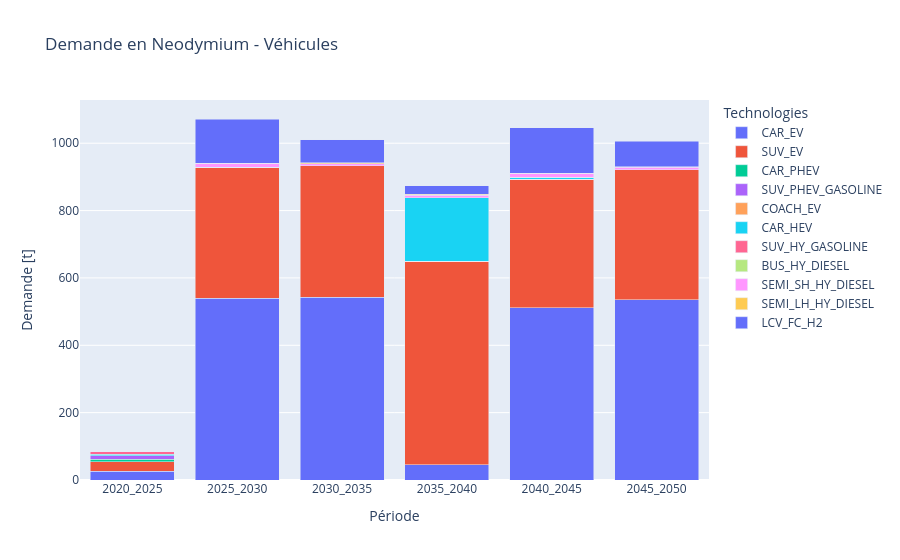

The cell this chart's notebook holds for it:
### Code cell
def plot_vehicle_demand(cumulative=False, show = True):
    df_demand_vehicles = df_vehicles.multiply(pd.Series(mi_vehicles), axis=0) * 0.88 / 1e6

    if cumulative:
        df_cumulative = df_demand_vehicles.sum().cumsum()
        fig = px.line(x=periods, y=df_cumulative.values,
                      title='Demande cumulative en Neodymium - Véhicules',
                      labels={'x': 'Période', 'y': 'Demande cumulative [t]'})
    else:
        df_melted = df_demand_vehicles.T.reset_index().rename(columns={'index': 'Période'}).melt(
            id_vars='Période', var_name='Technologies', value_name='Demande [t]'
        )
        fig = px.bar(df_melted, x='Période', y='Demande [t]', color='Technologies', barmode='stack',
                     title='Demande en Neodymium - Véhicules')
        fig.update_layout(xaxis_title='Période', yaxis_title='Demande [t]')

    if show:
        fig.show()
        if (cumulative):
            filepath = os.path.join(save_dir, 'neo_demand_vehicle_cumul.png')
        else:
            filepath = os.path.join(save_dir, 'neo_demand_vehicle_no_cumul.png')
        #fig.write_image(filepath)

plot_vehicle_demand(cumulative=False)
plot_vehicle_demand(cumulative=True)

### Figure 1 — Plotly figure (JSON) as saved in the notebook; plotly's stock layout.template omitted (floating-point values rounded to 4 significant figures)
{"data": [{"hovertemplate": "Technologies=CAR_EV<br>Période=%{x}<br>Demande [t]=%{y}<extra></extra>", "legendgroup": "CAR_EV", "marker": {"color": "#636efa", "pattern": {"shape": ""}}, "name": "CAR_EV", "orientation": "v", "showlegend": true, "textposition": "auto", "type": "bar", "x": ["2020_2025", "2025_2030", "2030_2035", "2035_2040", "2040_2045", "2045_2050"], "xaxis": "x", "y": [25.46, 540.0, 541.9, 45.93, 512.2, 535.7], "yaxis": "y"}, {"hovertemplate": "Technologies=SUV_EV<br>Période=%{x}<br>Demande [t]=%{y}<extra></extra>", "legendgroup": "SUV_EV", "marker": {"color": "#EF553B", "pattern": {"shape": ""}}, "name": "SUV_EV", "orientation": "v", "showlegend": true, "textposition": "auto", "type": "bar", "x": ["2020_2025", "2025_2030", "2030_2035", "2035_2040", "2040_2045", "2045_2050"], "xaxis": "x", "y": [29.43, 389.3, 390.9, 603.0, 380.3, 385.5], "yaxis": "y"}, {"hovertemplate": "Technologies=CAR_PHEV<br>Période=%{x}<br>Demande [t]=%{y}<extra></extra>", "legendgroup": "CAR_PHEV", "marker": {"color": "#00cc96", "pattern": {"shape": ""}}, "name": "CAR_PHEV", "orientation": "v", "showlegend": true, "textposition": "auto", "type": "bar", "x": ["2020_2025", "2025_2030", "2030_2035", "2035_2040", "2040_2045", "2045_2050"], "xaxis": "x", "y": [6.511, 0.0, 0.0, 0.0, 0.0, 0.0], "yaxis": "y"}, {"hovertemplate": "Technologies=SUV_PHEV_GASOLINE<br>Période=%{x}<br>Demande [t]=%{y}<extra></extra>", "legendgroup": "SUV_PHEV_GASOLINE", "marker": {"color": "#ab63fa", "pattern": {"shape": ""}}, "name": "SUV_PHEV_GASOLINE", "orientation": "v", "showlegend": true, "textposition": "auto", "type": "bar", "x": ["2020_2025", "2025_2030", "2030_2035", "2035_2040", "2040_2045", "2045_2050"], "xaxis": "x", "y": [10.07, 0.0, 0.0, 0.0, 0.0, 0.0], "yaxis": "y"}, {"hovertemplate": "Technologies=COACH_EV<br>Période=%{x}<br>Demande [t]=%{y}<extra></extra>", "legendgroup": "COACH_EV", "marker": {"color": "#FFA15A", "pattern": {"shape": ""}}, "name": "COACH_EV", "orientation": "v", "showlegend": true, "textposition": "auto", "type": "bar", "x": ["2020_2025", "2025_2030", "2030_2035", "2035_2040", "2040_2045", "2045_2050"], "xaxis": "x", "y": [0.0, 0.0, 0.0, 0.0, 0.0, 0.0], "yaxis": "y"}, {"hovertemplate": "Technologies=CAR_HEV<br>Période=%{x}<br>Demande [t]=%{y}<extra></extra>", "legendgroup": "CAR_HEV", "marker": {"color": "#19d3f3", "pattern": {"shape": ""}}, "name": "CAR_HEV", "orientation": "v", "showlegend": true, "textposition": "auto", "type": "bar", "x": ["2020_2025", "2025_2030", "2030_2035", "2035_2040", "2040_2045", "2045_2050"], "xaxis": "x", "y": [4.886, 0.0, 0.0, 189.0, 6.952, 0.0], "yaxis": "y"}, {"hovertemplate": "Technologies=SUV_HY_GASOLINE<br>Période=%{x}<br>Demande [t]=%{y}<extra></extra>", "legendgroup": "SUV_HY_GASOLINE", "marker": {"color": "#FF6692", "pattern": {"shape": ""}}, "name": "SUV_HY_GASOLINE", "orientation": "v", "showlegend": true, "textposition": "auto", "type": "bar", "x": ["2020_2025", "2025_2030", "2030_2035", "2035_2040", "2040_2045", "2045_2050"], "xaxis": "x", "y": [7.136, 0.0, 0.0, 0.0, 0.0, 0.0], "yaxis": "y"}, {"hovertemplate": "Technologies=BUS_HY_DIESEL<br>Période=%{x}<br>Demande [t]=%{y}<extra></extra>", "legendgroup": "BUS_HY_DIESEL", "marker": {"color": "#B6E880", "pattern": {"shape": ""}}, "name": "BUS_HY_DIESEL", "orientation": "v", "showlegend": true, "textposition": "auto", "type": "bar", "x": ["2020_2025", "2025_2030", "2030_2035", "2035_2040", "2040_2045", "2045_2050"], "xaxis": "x", "y": [0.06349, 0.0, 0.0, 0.0, 0.0, 0.0], "yaxis": "y"}, {"hovertemplate": "Technologies=SEMI_SH_HY_DIESEL<br>Période=%{x}<br>Demande [t]=%{y}<extra></extra>", "legendgroup": "SEMI_SH_HY_DIESEL", "marker": {"color": "#FF97FF", "pattern": {"shape": ""}}, "name": "SEMI_SH_HY_DIESEL", "orientation": "v", "showlegend": true, "textposition": "auto", "type": "bar", "x": ["2020_2025", "2025_2030", "2030_2035", "2035_2040", "2040_2045", "2045_2050"], "xaxis": "x", "y": [0.0, 11.22, 6.862, 7.784, 11.81, 7.858], "yaxis": "y"}, {"hovertemplate": "Technologies=SEMI_LH_HY_DIESEL<br>Période=%{x}<br>Demande [t]=%{y}<extra></extra>", "legendgroup": "SEMI_LH_HY_DIESEL", "marker": {"color": "#FECB52", "pattern": {"shape": ""}}, "name": "SEMI_LH_HY_DIESEL", "orientation": "v", "showlegend": true, "textposition": "auto", "type": "bar", "x": ["2020_2025", "2025_2030", "2030_2035", "2035_2040", "2040_2045", "2045_2050"], "xaxis": "x", "y": [0.0, 0.0, 2.116, 2.493, 0.0, 1.631], "yaxis": "y"}, {"hovertemplate": "Technologies=LCV_FC_H2<br>Période=%{x}<br>Demande [t]=%{y}<extra></extra>", "legendgroup": "LCV_FC_H2", "marker": {"color": "#636efa", "pattern": {"shape": ""}}, "name": "LCV_FC_H2", "orientation": "v", "showlegend": true, "textposition": "auto", "type": "bar", "x": ["2020_2025", "2025_2030", "2030_2035", "2035_2040", "2040_2045", "2045_2050"], "xaxis": "x", "y": [0.0, 131.4, 68.72, 25.46, 135.1, 75.06], "yaxis": "y"}], "layout": {"barmode": "stack", "legend": {"title": {"text": "Technologies"}, "tracegroupgap": 0}, "title": {"text": "Demande en Neodymium - Véhicules"}, "xaxis": {"anchor": "y", "domain": [0, 1], "title": {"text": "Période"}}, "yaxis": {"anchor": "x", "domain": [0, 1], "title": {"text": "Demande [t]"}}}}
